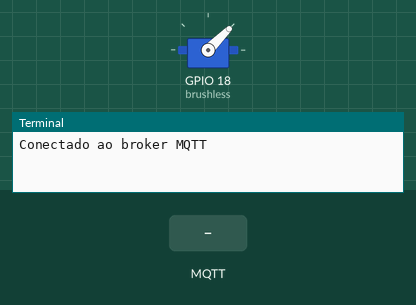
Recording of a program running on a simulated Raspberry Pi (BCM pin numbers). On the bench: servo, the last lines printed to the terminal. The test bench sets the inputs (shaded band). No MQTT or app messages arrive unless stated; servo angles are drawn from the pulse width (0.5 ms = 0°, 2.5 ms = 180°).

Above: at 11.3 s.
11.4 s: MQTT message "1" arrives on the first subscribed topic
At 11.8 s:
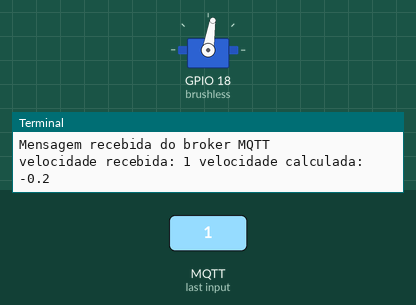
Timing chart, 0 to 14.4 s (numbered marks = the images above; inputs shaded):
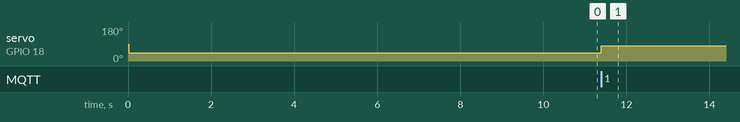

The program:

main.py
```python
import os
from time import sleep

import paho.mqtt.client as mqtt
from gpiozero import Servo
from gpiozero.pins.lgpio import LGPIOFactory

# === Configuração do broker MQTT ===
MQTT_BROKER = os.getenv("MQTT_BROKER", "iot.coreflux.cloud")
MQTT_PORT = int(os.getenv("MQTT_PORT", "1883"))
MQTT_TOPIC = os.getenv("MQTT_TOPIC", "motor/velocidade")

# === Configuração do ESC no GPIO18 ===
# factory = LGPIOFactory(chip=15)
factory = LGPIOFactory(chip=0)

brushless = Servo(18, min_pulse_width=1e-3, max_pulse_width=2e-3, pin_factory=factory)

# Inicializa motor no mínimo (parado)
brushless.value = -1
sleep(10)  # tempo para armar o ESC


# Função de mapeamento de velocidade (40% a 100%)
def map_speed(percent):
    percent = max(40, min(100, percent))  # limita faixa
    return -0.2 + (1.2 * (percent - 40) / 60)


# Velocidade atual publicada pela camada de visão computacional
velocidade_atual = 0


def ao_conectar(client, userdata, flags, reason_code, properties):
    client.subscribe(MQTT_TOPIC)
    print("Conectado ao broker MQTT")


def ao_receber(client, userdata, msg):
    global velocidade_atual
    print("Mensagem recebida do broker MQTT")
    try:
        velocidade_atual = int(float(msg.payload.decode()))
        velocidade_mapeada = map_speed(velocidade_atual)
        print(f"velocidade recebida: {velocidade_atual} velocidade calculada: {velocidade_mapeada}")
    except ValueError:
        return
    brushless.value = velocidade_mapeada


cliente = mqtt.Client(mqtt.CallbackAPIVersion.VERSION2)
cliente.on_connect = ao_conectar
cliente.on_message = ao_receber
cliente.connect(MQTT_BROKER, MQTT_PORT, 60)

try:
    cliente.loop_forever()
except KeyboardInterrupt:
    pass
finally:
    brushless.value = -1
    cliente.disconnect()
```

Measured:
- after the input at 11.4 s, servo on GPIO 18 (brushless): 45° → 81° at once
